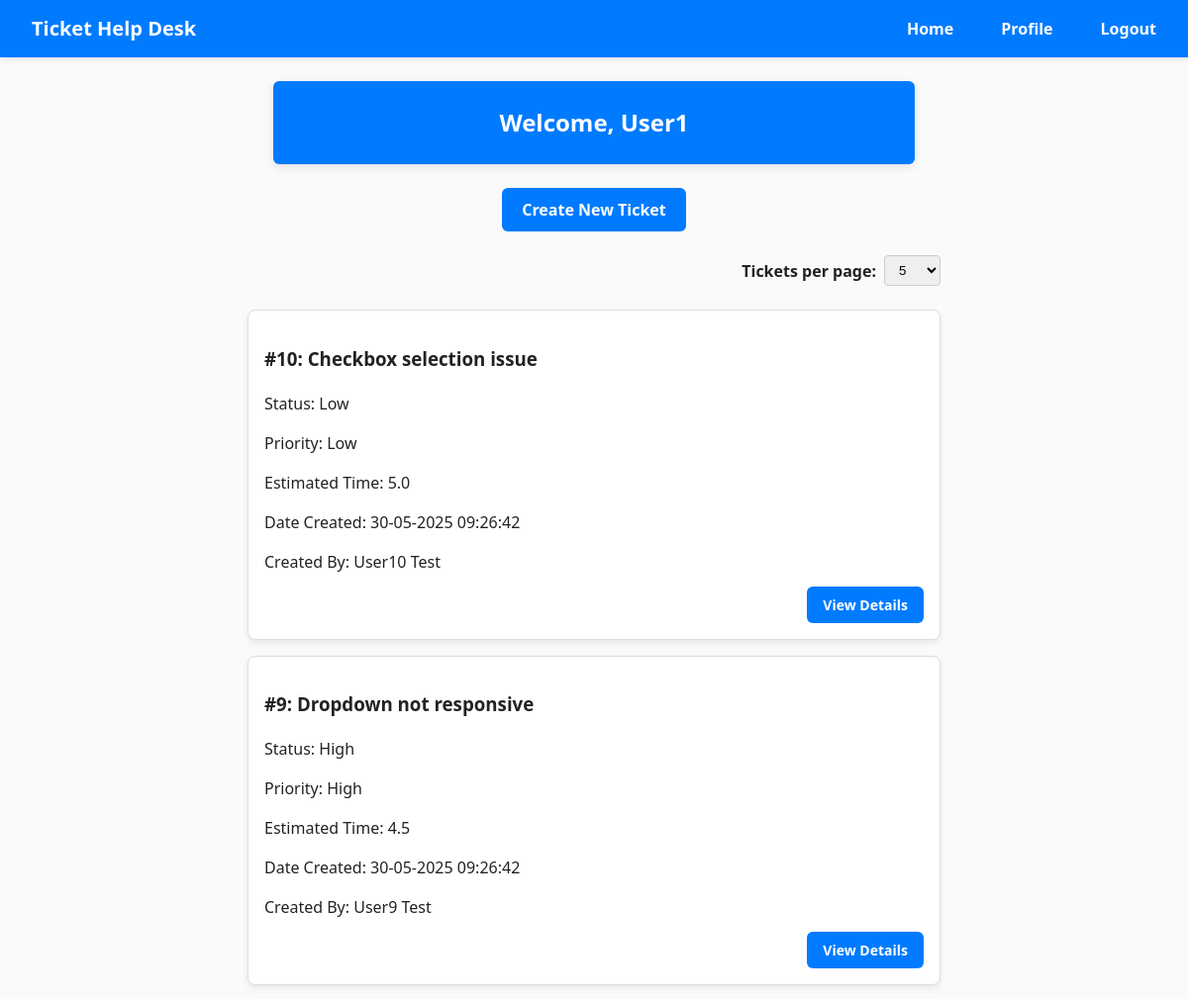
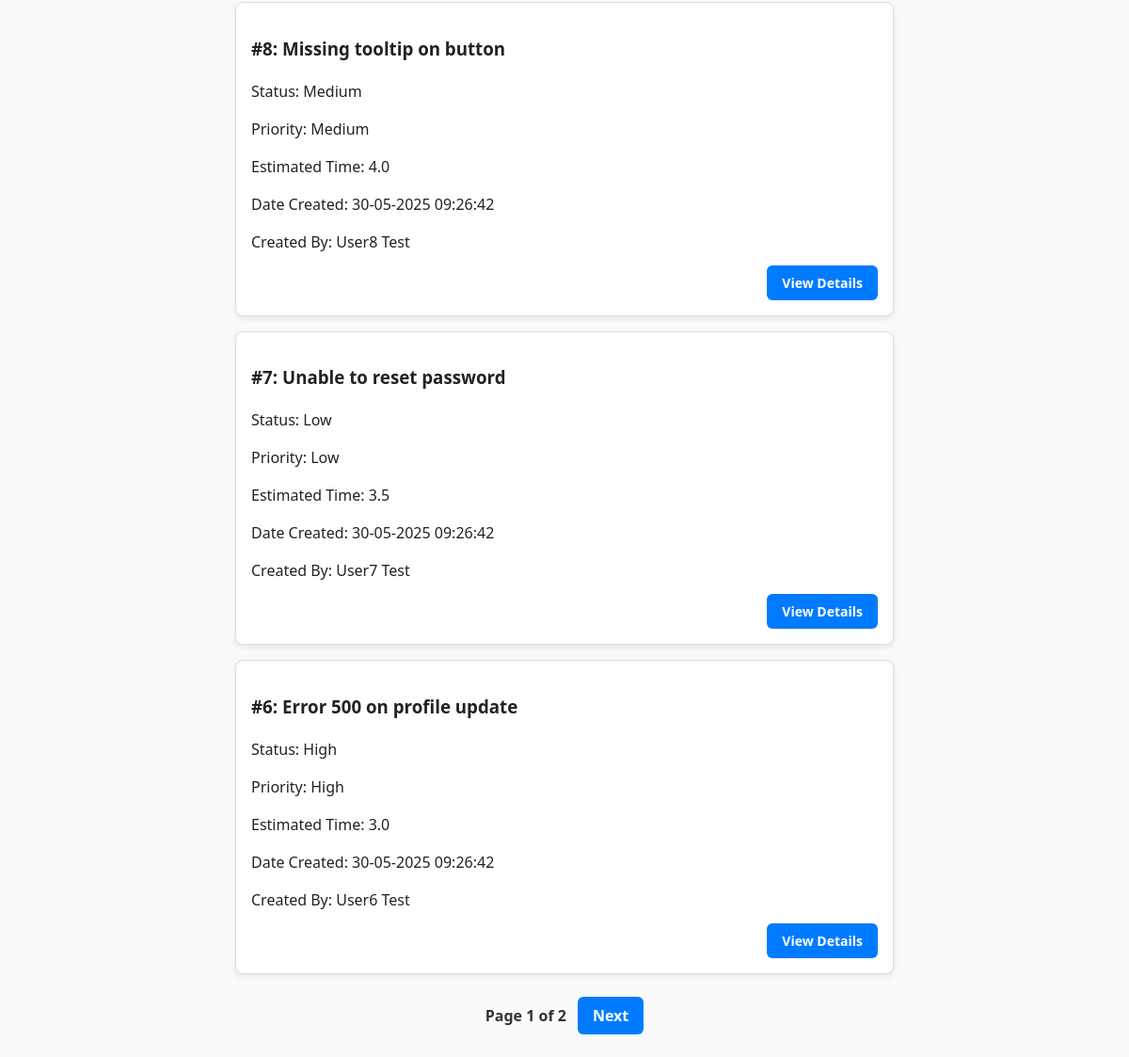
Screenshot of / (signed in) with the database file from the repository (2 pictures, top to bottom).
### HelpDeskTicketingSystem/models/UserModel.py (models this page shows)
class User(db.Model, UserMixin):
    id = db.Column(db.Integer, primary_key=True)
    forename = db.Column(db.String(150))
    surname = db.Column(db.String(150))
    email = db.Column(db.String(150), unique=True)
    password = db.Column(db.String(150))
    account_type = db.Column(db.String(20), nullable=False)

### HelpDeskTicketingSystem/models/TicketModel.py (models this page shows)
class Ticket(db.Model):
    id = db.Column(db.Integer, primary_key=True)
    subject = db.Column(db.String(100), nullable=False)
    description = db.Column(db.Text, nullable=False)
    status = db.Column(db.String(20), nullable=False)
    priority = db.Column(db.String(20), nullable=False)
    estimated_time = db.Column(db.Float, nullable=False)
    date_created = db.Column(db.DateTime(timezone=True), default=func.current_timestamp())
    date_updated = db.Column(db.DateTime(timezone=True), default=func.current_timestamp(), onupdate=func.current_timestamp())
    user_id = db.Column(db.Integer, db.ForeignKey('user.id'))
    user = relationship('User', backref='tickets')

### HelpDeskTicketingSystem/views/home.py (the view)
@home_bp.route('/')
@login_required
def home():
    page = request.args.get('page', 1, type=int)
    per_page = request.args.get('per_page', 5, type=int)
    if current_user.account_type == 'Administrator':
        tickets = Ticket.query.order_by(Ticket.id.desc()).paginate(page=page, per_page=per_page)
    else:
        tickets = Ticket.query.filter_by(user_id=current_user.id).order_by(Ticket.id.desc()).paginate(page=page, per_page=per_page)
    return render_template("home.html", user=current_user, tickets=tickets, per_page=per_page)

### HelpDeskTicketingSystem/__init__.py (called while the page is built)
def create_app():
    app = Flask(__name__)
    app.config.from_object(Config)
    db.init_app(app)
    login_manager.init_app(app)
    login_manager.login_view = 'auth.login'
    from .views.home import home_bp
    from .views.auth import auth_bp
    from .views.users import users_bp
    from .views.tickets import tickets_bp
    app.register_blueprint(home_bp, url_prefix='/')
    app.register_blueprint(auth_bp, url_prefix='/')
    app.register_blueprint(tickets_bp, url_prefix='/')
    app.register_blueprint(users_bp, url_prefix='/')
    create_database(app)
    from .models import User
    @login_manager.user_loader
    def load_user(user_id):
        return User.query.get(int(user_id))
    return app

### HelpDeskTicketingSystem/templates/home.html (shortened to what this page needs)
{% extends "base.html" %}
{% block content %}
  <h2>Welcome, {{ user.forename }}</h2>
  <div class="create-ticket-wrapper">
    <a href="{{ url_for('tickets.create_ticket') }}" class="btn btn-primary btn-new-ticket">Create New Ticket</a>
  </div>
  <div class="per-page-form-wrapper">
  <form method="get" action="{{ url_for('home.home') }}" class="per-page-form">
    <label for="per_page">Tickets per page:</label>
    <select name="per_page" id="per_page" onchange="this.form.submit()">
      {% for option in [5, 10, 15, 20] %}
        <option value="{{ option }}" {% if per_page == option %}selected{% endif %}>{{ option }}</option>
      {% endfor %}
    </select>
  </form>
  </div>
  <br>
  {% if tickets.items %}
    <div class="list-group">
      {% for ticket in tickets.items %}
        <div class="entity-card entity-card--list">
          <h3>#{{ ticket.id }}: {{ ticket.subject }}</h3>
          <p>Status: {{ ticket.priority }}</p>
          <p>Priority: {{ ticket.priority }}</p>
          <p>Estimated Time: {{ ticket.estimated_time }}</p>
          <p>Date Created: {{ ticket.date_created.strftime('%d-%m-%Y %H:%M:%S') }}</p>
          {% if current_user.account_type == 'Administrator' %}
            <p>Created By: {{ ticket.user.forename }} {{ ticket.user.surname }}</p>
          {% endif %}
          <a href="{{ url_for('tickets.ticket_details', ticket_id=ticket.id) }}" class="btn btn-primary">View Details</a>
        </div>
      {% endfor %}
    </div>
    <div class="pagination">
      Page {{ tickets.page }} of {{ tickets.pages }}
      {% if tickets.has_next %}
        <a href="{{ url_for('home.home', page=tickets.next_num, per_page=per_page) }}" class="btn btn-secondary">Next</a>
      {% endif %}
    </div>
  {% else %}
    <p class="no-tickets">No tickets are associated with this user.</p>
  {% endif %}
{% endblock %}

### HelpDeskTicketingSystem/templates/base.html (shortened to what this page needs)
<!DOCTYPE html>
<html lang="en">
  <head>
    <link rel="stylesheet" href="{{ url_for('static', filename='main.css') }}" />
  </head>
  <body>
  <nav class="navbar">
  <div class="nav-container">
  <div class="navbar-brand">Ticket Help Desk</div>
  <ul class="navbar-links">
    {% if current_user.is_authenticated %}
      <li><a href="{{ url_for('home.home') }}">Home</a></li>
      <li><a href="{{ url_for('users.profile') }}">Profile</a></li>
      <li><a href="{{ url_for('auth.logout') }}">Logout</a></li>
    {% else %}
      <li><a href="{{ url_for('auth.login') }}">Login</a></li>
      <li><a href="{{ url_for('auth.register') }}">Register</a></li>
    {% endif %}
  </ul>
</div>
</nav>
    <main class="container main-content">
      {% block content %} {% endblock %}
    </main>
  </body>
</html>

### HelpDeskTicketingSystem/static/main.css (style rules this page uses)
body { margin: 0; padding: 0; font-family: "Segoe UI", sans-serif; font-size: 16px; line-height: 1.5; color: #222; background-color: #fafafa; }
h2 { background: #fff; padding: 24px; border-radius: 6px; box-shadow: 0 3px 8px rgba(0, 0, 0, 0.1); max-width: 600px; margin: 0 auto; text-align: center; margin-bottom: 24px; background-color: #007bff; color: #fff; }
a { color: #007bff; text-decoration: none; }
p { color: #222; text-decoration: none; font-weight: 300; }
.container { max-width: 900px; margin: 0 auto; padding: 24px 16px; }
.navbar { width: 100%; background-color: #007bff; box-shadow: 0 2px 6px rgba(0, 0, 0, 0.1); padding: 0; }
.navbar .nav-container { display: flex; justify-content: flex-start; align-items: center; max-width: auto; margin: 0 auto; padding: 0 16px; }
.navbar .navbar-brand { color: #fff; font-weight: 700; font-size: 1.25rem; text-decoration: none; padding: 14px 16px; }
.navbar .navbar-links { display: flex; list-style: none; margin: 0; padding: 0; align-items: center; margin-left: auto; }
.navbar .navbar-links li { margin-left: 16px; }
.navbar .navbar-links a { display: block; padding: 14px 16px; color: #fff; text-decoration: none; font-weight: 600; border-radius: 4px; transition: background-color 0.2s; }
.create-ticket-wrapper { text-align: center; margin: 24px 0; }
.btn-new-ticket { display: inline-block; background-color: #007bff; color: #fff; padding: 10px 20px; font-size: 1rem; font-weight: 600; border: none; border-radius: 6px; cursor: pointer; transition: background-color 0.2s ease; }
.per-page-form-wrapper { display: flex; justify-content: flex-end; max-width: 700px; margin: 0 16px 0 100px; padding: 0; }
.per-page-form { display: flex; justify-content: flex-end; align-items: center; gap: 8px; font-weight: 600; margin: 0; margin-left: 32px; }
.per-page-form label { margin: 0; font-weight: 600; }
.per-page-form select { padding: 6px 10px; border-radius: 4px; border: 1px solid #ccc; }
.pagination { display: flex; justify-content: center; align-items: center; gap: 12px; margin-top: 24px; font-weight: 600; color: #333; font-size: 1rem; }
.pagination a.btn { background-color: #007bff; color: #fff; padding: 8px 16px; border-radius: 6px; border: none; font-weight: 700; text-decoration: none; cursor: pointer; transition: background-color 0.2s; }
.list-group { list-style: none; padding: 0; max-width: 700px; margin: 0 auto; }
.entity-card { background: #fff; border: 1px solid #ddd; border-radius: 8px; box-shadow: 0 3px 6px rgba(0, 0, 0, 0.08); padding: 16px; margin-bottom: 16px; }
.entity-card--list { position: relative; max-width: 800px; margin-left: auto; margin-right: auto; text-align: left; padding-bottom: 50px; }
.entity-card--list .btn-primary { position: absolute; bottom: 16px; right: 16px; width: auto; padding: 8px 16px; font-size: 14px; font-weight: 700; border: none; border-radius: 6px; background: #007bff; color: white; cursor: pointer; }

### rows the page displays
User: forename "User1"
Ticket: id "10", subject "Checkbox selection issue", priority "Low", estimated_time "5.0", date_created "30-05-2025 09:26:42", user.forename "User10", user.surname "Test"
Ticket: id "9", subject "Dropdown not responsive", priority "High", estimated_time "4.5", date_created "30-05-2025 09:26:42", user.forename "User9", user.surname "Test"
Ticket: id "8", subject "Missing tooltip on button", priority "Medium", estimated_time "4.0", date_created "30-05-2025 09:26:42", user.forename "User8", user.surname "Test"
Ticket: id "7", subject "Unable to reset password", priority "Low", estimated_time "3.5", date_created "30-05-2025 09:26:42", user.forename "User7", user.surname "Test"
Ticket: id "6", subject "Error 500 on profile update", priority "High", estimated_time "3.0", date_created "30-05-2025 09:26:42", user.forename "User6", user.surname "Test"

### other values shown
{{ tickets.page }} "1"
{{ tickets.pages }} "2"
form field per_page "5"
